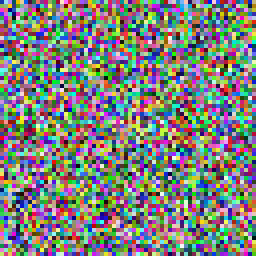
#> input picture tests/fixtures/dct.jpg, 64 x 64 px (shown 4 times larger)
$ python -i entropy_analyzer.py   (imports and definitions only)
#> lines starting #> are read from the running program, lines starting #| are printed output that depends on the picture
### engine/analyzers/utils.py
"""Utility functions for analyzers modules."""

import fcntl
import json
import os
import threading
from pathlib import Path
from typing import Any

_thread_lock = threading.Lock()

MAX_PENDING_TIME = int(os.getenv("MAX_PENDING_TIME", "1800"))  # 30 minutes by default


def update_data(
    output_dir: Path, new_data: dict[Any, Any], json_filename: str = "results.json"
) -> None:
    """Thread-safe and process-safe JSON update using lock file and atomic replace."""
    json_file = Path(output_dir) / json_filename
    lock_file = json_file.with_suffix(json_file.suffix + ".lock")
    tmp_file = json_file.with_suffix(json_file.suffix + ".tmp")

    json_file.parent.mkdir(parents=True, exist_ok=True)

    with _thread_lock:  # synchronizes across threads
        with open(lock_file, "w", encoding="utf-8") as lock:
            fcntl.flock(lock, fcntl.LOCK_EX)  # synchronizes across processes

            try:
                # Read existing JSON
                data: dict[Any, Any] = {}
                if json_file.exists():
                    try:
                        with open(json_file, "r", encoding="utf-8") as f:
                            data = json.load(f)
                    except json.JSONDecodeError:
                        data = {}

                # Update with new data
                data.update(new_data)

                # Write safely to a temp file
                with open(tmp_file, "w", encoding="utf-8") as f:
                    json.dump(data, f, sort_keys=False)

                os.replace(tmp_file, json_file)  # ensures file write is atomic
            finally:
                fcntl.flock(lock, fcntl.LOCK_UN)

### engine/analyzers/entropy_analyzer.py
"""Custom entropy analyzer for detecting steganography through statistical anomalies."""

from pathlib import Path
from typing import Dict, List, Any

import numpy as np
from PIL import Image

from .utils import update_data


def analyze_entropy_anomalies(input_img: Path, output_dir: Path) -> None:
    """Detect steganography through entropy analysis and statistical tests."""
#> called with input_img = '../../tests/fixtures/dct.jpg', output_dir = 'out.png'
    try:
        img = Image.open(input_img)
#> img is the input picture: PIL image 64x64 RGB; mean R, G, B 125.9, 127.5, 123.7

        if img.mode not in {"RGB", "RGBA", "L"}:
            img = img.convert("RGBA")

        arr = np.array(img)
        if arr.ndim == 2:
            arr = arr[:, :, None]

        results = {
            "chi_square_tests": _chi_square_analysis(arr),
            "lsb_randomness": _lsb_randomness_test(arr),
            "bit_plane_analysis": _bit_plane_analysis(arr),
            "sample_pair_analysis": _sample_pair_analysis(arr),
            "verdict": "clean",
            "confidence": 0.0,
        }

        # Determine verdict
        suspicious_indicators = 0

        if results["chi_square_tests"]["likely_embedded"]:
            suspicious_indicators += 1

        if results["lsb_randomness"]["suspicious_channels"] > 0:
            suspicious_indicators += 2  # Weighted higher

        if results["sample_pair_analysis"]["anomaly_detected"]:
            suspicious_indicators += 1

        if suspicious_indicators >= 2:
            results["verdict"] = "likely_stego"
            results["confidence"] = min(suspicious_indicators / 4.0, 1.0)
        elif suspicious_indicators == 1:
            results["verdict"] = "suspicious"
            results["confidence"] = 0.4

        update_data(
            output_dir,
            {
                "entropy_analyzer": {
                    "status": "ok",
                    "output": results,
                    "summary": _format_summary(results),
                }
            },
        )
    except Exception as e:
        update_data(
            output_dir,
            {"entropy_analyzer": {"status": "error", "error": str(e)}},
        )


def _chi_square_analysis(arr: np.ndarray) -> Dict[str, Any]:
    """Chi-square test for LSB embedding detection."""
    try:
        chi_scores = []

        for c in range(arr.shape[2]):
            channel = arr[:, :, c].flatten()

            # Get LSB
            lsb = channel & 1

            # Expected 50/50 distribution for random LSBs
            observed_0 = np.sum(lsb == 0)
            observed_1 = np.sum(lsb == 1)
            expected = len(lsb) / 2

            # Chi-square statistic
            chi_square = ((observed_0 - expected) ** 2 + (observed_1 - expected) ** 2) / expected
            chi_scores.append(float(chi_square))
#> this loop made 3 passes
#> (observed_0, observed_1, chi_square) on passes 1 to 3: (2094, 2002, 2.07), (2029, 2067, 0.353), (2117, 1979, 4.65)
#> after the loop, chi_scores = [2.07, 0.353, 4.65]

        # Threshold: chi-square > 3.84 indicates p < 0.05
        likely_embedded = any(score > 3.84 for score in chi_scores)
#> likely_embedded = True

        return {
            "chi_square_scores": chi_scores,
            "likely_embedded": likely_embedded,
            "max_score": float(max(chi_scores)) if chi_scores else 0.0,
        }
    except Exception:
        return {"chi_square_scores": [], "likely_embedded": False, "max_score": 0.0}


def _lsb_randomness_test(arr: np.ndarray) -> Dict[str, Any]:
    """Test LSB randomness - true random should have entropy ~1.0."""
    try:
        lsb_entropies = []
#> lsb_entropies = []
        suspicious_count = 0

        for c in range(arr.shape[2]):
            channel = arr[:, :, c].flatten()
            lsb = channel & 1

            # Calculate entropy
            hist, _ = np.histogram(lsb, bins=2, range=(0, 2))
            hist = hist[hist > 0]
            probs = hist / hist.sum()
            entropy = -np.sum(probs * np.log2(probs))
            lsb_entropies.append(float(entropy))

            # Flag if entropy > 0.98 (very random, likely embedded data)
            if entropy > 0.98:
                suspicious_count += 1
#> this loop made 3 passes
#> (hist, probs, entropy) on passes 1 to 3: ([2094, 2002], [0.511, 0.489], 1), ([2029, 2067], [0.495, 0.505], 1), ([2117, 1979], [0.517, 0.483], 0.999)
#> after the loop, lsb_entropies = [1, 1, 0.999]; suspicious_count = 3

        return {
            "lsb_entropies": lsb_entropies,
            "suspicious_channels": suspicious_count,
            "max_entropy": float(max(lsb_entropies)) if lsb_entropies else 0.0,
        }
    except Exception:
        return {"lsb_entropies": [], "suspicious_channels": 0, "max_entropy": 0.0}


def _bit_plane_analysis(arr: np.ndarray) -> Dict[str, Any]:
    """Analyze each bit plane for unusual patterns."""
    try:
        bit_plane_entropies = []
#> bit_plane_entropies = []

        for c in range(min(arr.shape[2], 3)):  # R, G, B
            channel = arr[:, :, c]
            channel_bits = []

            # Analyze bits 0-7
            for bit in range(8):
                bit_plane = (channel >> bit) & 1
                hist, _ = np.histogram(bit_plane.flatten(), bins=2, range=(0, 2))
                hist = hist[hist > 0]
                probs = hist / hist.sum()
                entropy = -np.sum(probs * np.log2(probs))
                channel_bits.append(float(entropy))

            bit_plane_entropies.append(channel_bits)
#> this loop made 3 passes
#> pass 1, in _bit_plane_analysis, `channel = arr[:, :, c]`:
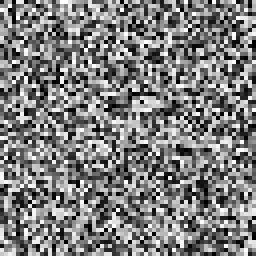
#> channel: shape (64, 64) (shown 4 times larger); min 0, max 255, mean 125.9
#> pass 2, in _bit_plane_analysis, `channel = arr[:, :, c]`:
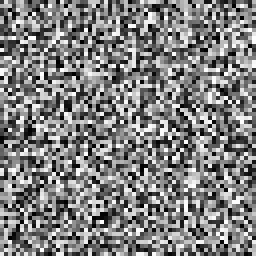
#> channel: shape (64, 64) (shown 4 times larger); min 0, max 255, mean 127.5
#> pass 3, in _bit_plane_analysis, `channel = arr[:, :, c]`:
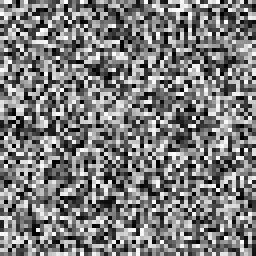
#> channel: shape (64, 64) (shown 4 times larger); min 0, max 255, mean 123.7
#> after the loop, bit_plane_entropies = [[1, 1, 1, 1, 1, 1, 0.999, 1], [1, 1, 1, 1, 1, 1, 1, 1], [0.999, 1, 1, 1, 1, 0.999, 1, 0.999]]

        return {
            "bit_plane_entropies": bit_plane_entropies,
            "analysis": "Lower bit planes should have higher entropy in natural images",
        }
    except Exception:
        return {"bit_plane_entropies": [], "analysis": "Analysis failed"}


def _sample_pair_analysis(arr: np.ndarray) -> Dict[str, Any]:
    """Sample Pair Analysis (SPA) for LSB embedding detection."""
    try:
        # Simplified SPA - check for pairs of pixels
        # In LSB stego, neighboring pixels often have similar LSBs

        anomaly_detected = False
#> anomaly_detected = False
        similarity_scores = []

        for c in range(arr.shape[2]):
            channel = arr[:, :, c]

            # Get horizontal pairs
            pairs_left = channel[:, :-1]
            pairs_right = channel[:, 1:]

            # LSB of pairs
            lsb_left = pairs_left & 1
            lsb_right = pairs_right & 1

            # Count matching LSBs
            matches = np.sum(lsb_left == lsb_right)
            total = lsb_left.size

            similarity = matches / total
            similarity_scores.append(float(similarity))

            # Natural images: ~50% similarity
            # LSB stego: can be higher (>55%) or lower (<45%)
            if similarity > 0.55 or similarity < 0.45:
                anomaly_detected = True
#> this loop made 3 passes
#> (matches, similarity) on passes 1 to 3: (2043, 0.507), (1999, 0.496), (1945, 0.482)
#> pass 1, in _sample_pair_analysis, `pairs_left = channel[:, :-1]`:
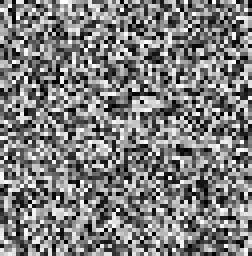
#> pairs_left: shape (64, 63) (shown 4 times larger); min 0, max 255, mean 126
#> pass 1, in _sample_pair_analysis, `pairs_right = channel[:, 1:]`:
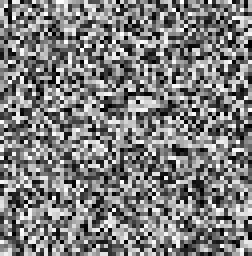
#> pairs_right: shape (64, 63) (shown 4 times larger); min 0, max 255, mean 125.8
#> pass 1, in _sample_pair_analysis, `lsb_left = pairs_left & 1`:
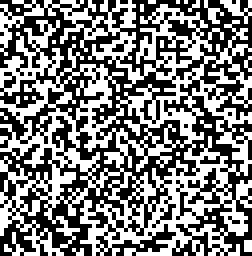
#> lsb_left: shape (64, 63) (shown 4 times larger); values 0 (black) and 1 (white), 49.1% white in thin lines or dots
#> pass 1, in _sample_pair_analysis, `lsb_right = pairs_right & 1`:
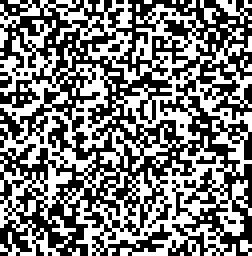
#> lsb_right: shape (64, 63) (shown 4 times larger); values 0 (black) and 1 (white), 48.8% white in thin lines or dots
#> after the loop, similarity_scores = [0.507, 0.496, 0.482]

        return {
            "similarity_scores": similarity_scores,
            "anomaly_detected": anomaly_detected,
            "note": "Natural images typically have ~50% LSB similarity between adjacent pixels",
        }
    except Exception:
        return {
            "similarity_scores": [],
            "anomaly_detected": False,
            "note": "Analysis failed",
        }


def _format_summary(results: Dict[str, Any]) -> str:
    """Format results as summary string."""
    verdict = results.get("verdict", "unknown")
#> verdict = 'likely_stego'
    confidence = results.get("confidence", 0.0)
#> confidence = 0.75

    if verdict == "likely_stego":
        return f"Likely contains steganography (confidence: {confidence:.0%})"
    elif verdict == "suspicious":
        return f"Suspicious indicators detected (confidence: {confidence:.0%})"
    else:
        return "No strong statistical indicators of steganography detected"

>>> result = analyze_entropy_anomalies('../../tests/fixtures/dct.jpg', 'out.png')
